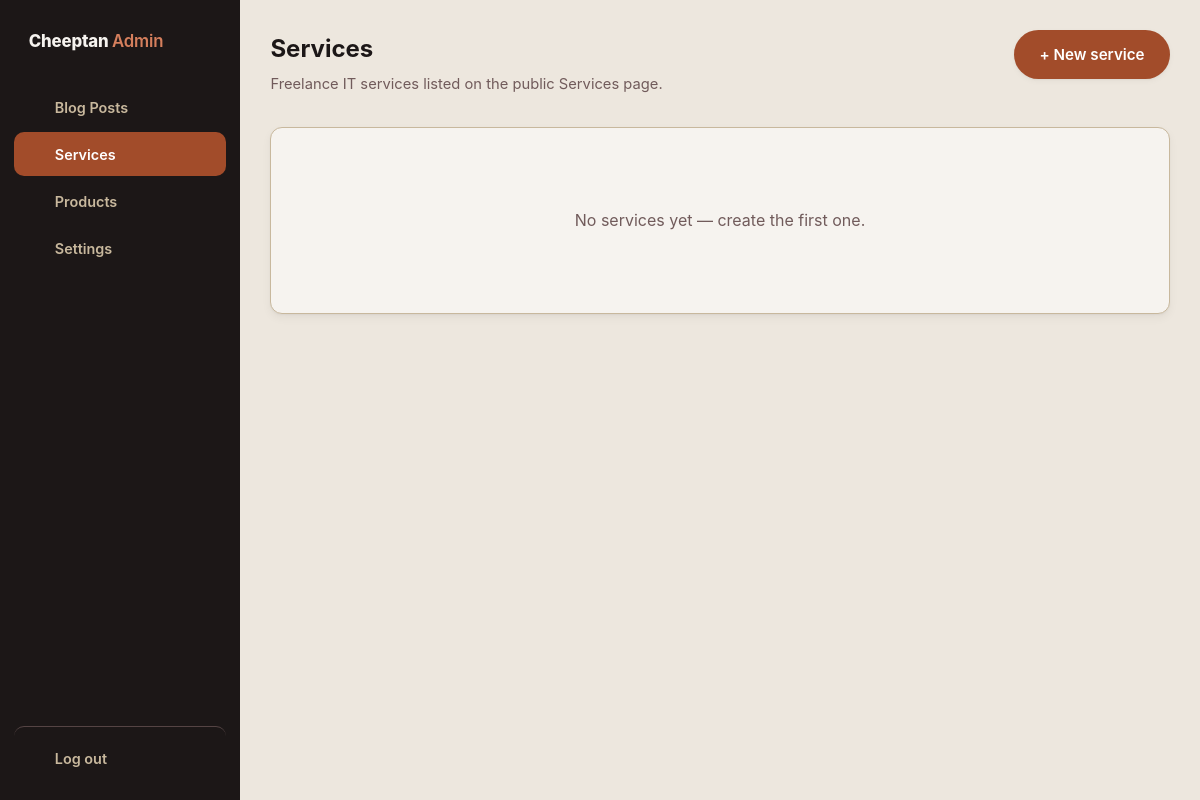
Page /admin/services.php (signed in) on the earlier database version.
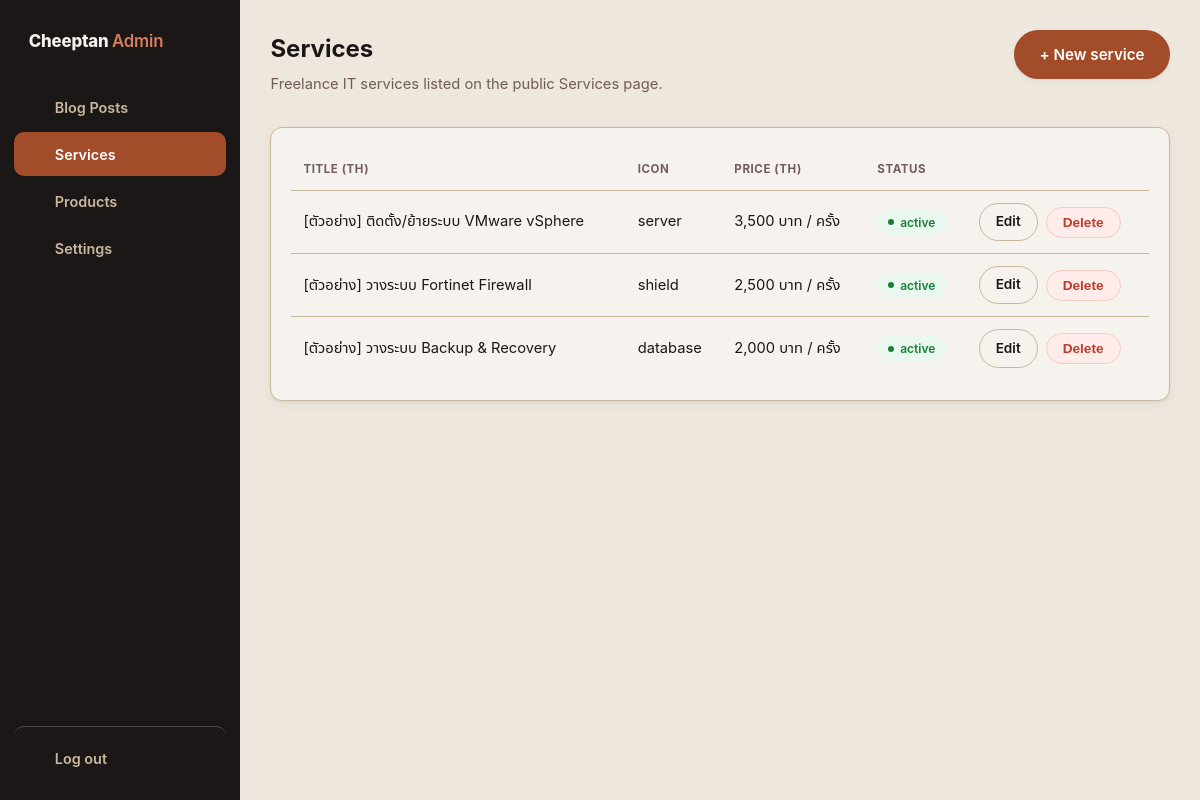
Same page on the later database version.
### tables this page shows
CREATE TABLE IF NOT EXISTS services (
    id INT UNSIGNED AUTO_INCREMENT PRIMARY KEY,
    icon VARCHAR(40) NOT NULL DEFAULT 'server',
    title_th VARCHAR(255) NOT NULL,
    title_en VARCHAR(255) NOT NULL,
    description_th TEXT NOT NULL,
    description_en TEXT NOT NULL,
    price_th VARCHAR(100) NOT NULL,
    price_en VARCHAR(100) NOT NULL,
    tags VARCHAR(255) NOT NULL DEFAULT '',
    is_active TINYINT(1) NOT NULL DEFAULT 1,
    sort_order INT NOT NULL DEFAULT 0,
    created_at TIMESTAMP NOT NULL DEFAULT CURRENT_TIMESTAMP,
    updated_at TIMESTAMP NOT NULL DEFAULT CURRENT_TIMESTAMP ON UPDATE CURRENT_TIMESTAMP
);

### includes/assets.php (called while the page is built)
<?php
function asset_v(string $rootRelativePath): string
{
    static $root = null;
    if ($root === null) {
        $root = dirname(__DIR__);
    }
    $file = $root . '/' . ltrim($rootRelativePath, '/');
    $version = @filemtime($file);
    return $version ? '?v=' . $version : '';
}

### includes/db.php (called while the page is built, shortened)
<?php
function get_db(): PDO
{
    static $pdo = null;
    if ($pdo === null) {
        $host = env_get('DB_HOST') ?: 'localhost';
        $dbname = env_get('DB_NAME') ?: 'p1_home_blog';
        $user = env_get('DB_USER') ?: 'root';
        $pass = env_get('DB_PASS') ?: '';
        $pdo = new PDO(
            "mysql:host={$host};dbname={$dbname};charset=utf8mb4",
            $user,
            $pass,
            [
                PDO::ATTR_ERRMODE => PDO::ERRMODE_EXCEPTION,
                PDO::ATTR_DEFAULT_FETCH_MODE => PDO::FETCH_ASSOC,
            ]
        );
    }
    return $pdo;
}

### admin/services.php (the view, shortened to what the changed rows need)
<?php
require __DIR__ . '/../includes/db.php';
$items = get_db()->query(
    "SELECT id, icon, title_th, price_th, is_active
     FROM services
     ORDER BY sort_order ASC, id ASC"
)->fetchAll();
$adminTitle = 'Services';
$adminActive = 'services';
require __DIR__ . '/../includes/admin-header.php';
?>
<div class="admin-card">
    <?php if (empty($items)): ?>
        <p class="admin-empty">No services yet — create the first one.</p>
    <?php else: ?>
        <table class="admin-table">
            <thead>
                <tr>
                    <th>Title (TH)</th>
                    <th>Icon</th>
                    <th>Price (TH)</th>
                    <th>Status</th>
                    <th></th>
                </tr>
            </thead>
            <tbody>
                <?php foreach ($items as $item): ?>
                    <tr>
                        <td><?= htmlspecialchars($item['title_th']) ?></td>
                        <td><?= htmlspecialchars($item['icon']) ?></td>
                        <td><?= htmlspecialchars($item['price_th']) ?></td>
                        <td>
                            <span class="admin-badge <?= $item['is_active'] ? 'published' : 'draft' ?>">
                                <?= $item['is_active'] ? 'active' : 'hidden' ?>
                            </span>
                        </td>
                        <td>
                            <div class="admin-actions">
                                <a class="btn btn-outline btn-sm" href="service-form.php?id=<?= (int) $item['id'] ?>">Edit</a>
                                <form method="post" action="service-delete.php" onsubmit="return confirm('Delete this service? This cannot be undone.');">
                                    <button type="submit" class="btn btn-danger btn-sm">Delete</button>
                                </form>
                            </div>
                        </td>
                    </tr>
                <?php endforeach; ?>
            </tbody>
        </table>
    <?php endif; ?>
</div>
<?php require __DIR__ . '/../includes/admin-footer.php'; ?>

### includes/admin-header.php (shortened to what the changed rows need)
<?php
require_once __DIR__ . '/icons.php';
require_once __DIR__ . '/assets.php';
$adminNav = [
    'posts' => ['label' => 'Blog Posts', 'href' => 'index.php', 'icon' => 'document'],
    'services' => ['label' => 'Services', 'href' => 'services.php', 'icon' => 'briefcase'],
    'products' => ['label' => 'Products', 'href' => 'products.php', 'icon' => 'tag'],
    'settings' => ['label' => 'Settings', 'href' => 'settings.php', 'icon' => 'settings'],
];
?>
<!DOCTYPE html>
<html lang="en">
<head>
    <link rel="stylesheet" href="../assets/css/style.css<?= asset_v('assets/css/style.css') ?>">
    <link rel="stylesheet" href="../assets/css/admin.css<?= asset_v('assets/css/admin.css') ?>">
</head>
<body class="admin-body">
<div class="admin-layout">
    <aside class="admin-sidebar">
        <nav class="admin-sidebar-nav">
            <?php foreach ($adminNav as $key => $item): ?>
                <a href="<?= htmlspecialchars($item['href']) ?>" class="admin-nav-link <?= $adminActive === $key ? 'is-active' : '' ?>">
                    <?= icon($item['icon']) ?>
                    <span><?= htmlspecialchars($item['label']) ?></span>
                </a>
            <?php endforeach; ?>
        </nav>
    </aside>
    <div class="admin-main">
        <header class="admin-page-header">
            <div>
                <h1 class="admin-page-title"><?= htmlspecialchars($adminTitle) ?></h1>
            </div>
        </header>
        <div class="admin-content">

### includes/icons.php
<?php
function icon(string $name): string
{
    $icons = [
        'server' => '<path d="M4 4h16v6H4z"/><path d="M4 14h16v6H4z"/><path d="M8 7h.01"/><path d="M8 17h.01"/>',
        'shield' => '<path d="M12 3l8 3v6c0 4.5-3.2 7.5-8 9-4.8-1.5-8-4.5-8-9V6z"/><path d="M9 12l2 2 4-4"/>',
        'database' => '<ellipse cx="12" cy="6" rx="8" ry="3"/><path d="M4 6v12c0 1.7 3.6 3 8 3s8-1.3 8-3V6"/><path d="M4 12c0 1.7 3.6 3 8 3s8-1.3 8-3"/>',
        'mail' => '<path d="M4 5h16v14H4z"/><path d="M4.5 5.5l7.5 7 7.5-7"/>',
        'folder' => '<path d="M3 6.5a1 1 0 0 1 1-1h5l2 2h9a1 1 0 0 1 1 1v9a1 1 0 0 1-1 1H4a1 1 0 0 1-1-1z"/>',
        'document' => '<path d="M6 2.5h8l4 4v15H6z"/><path d="M14 2.5v4h4"/><path d="M9 12h6"/><path d="M9 15.5h6"/><path d="M9 19h3"/>',
        'cart' => '<circle cx="9" cy="20" r="1.4"/><circle cx="18" cy="20" r="1.4"/><path d="M2.5 3h2.5l2.4 12.4a2 2 0 0 0 2 1.6h8.2a2 2 0 0 0 2-1.6L21 8H6"/>',
        'tag' => '<path d="M3 3h8l10 10-8 8L3 11z"/><circle cx="8" cy="8" r="1.4"/>',
        'briefcase' => '<rect x="3" y="7" width="18" height="13" rx="2"/><path d="M8 7V5a2 2 0 0 1 2-2h4a2 2 0 0 1 2 2v2"/><path d="M3 12.5h18"/>',
        'settings' => '<circle cx="12" cy="12" r="3"/><path d="M12 2v3M12 19v3M4.2 4.2l2.1 2.1M17.7 17.7l2.1 2.1M2 12h3M19 12h3M4.2 19.8l2.1-2.1M17.7 6.3l2.1-2.1"/>',
        'logout' => '<path d="M9 21H5a2 2 0 0 1-2-2V5a2 2 0 0 1 2-2h4"/><path d="M16 17l5-5-5-5"/><path d="M21 12H9"/>',
        'lock' => '<rect x="4" y="10.5" width="16" height="10" rx="2"/><path d="M7.5 10.5V7a4.5 4.5 0 0 1 9 0v3.5"/>',
    ];
    $path = $icons[$name] ?? '';
    return '<svg viewBox="0 0 24 24" fill="none" stroke="currentColor" stroke-width="1.6" stroke-linecap="round" stroke-linejoin="round" aria-hidden="true">' . $path . '</svg>';
}

Differences in the rows shown:
added services: title_th "[ตัวอย่าง] ติดตั้ง/ย้ายระบบ VMware vSphere", icon "server", price_th "3,500 บาท / ครั้ง", is_active "active"
added services: title_th "[ตัวอย่าง] วางระบบ Fortinet Firewall", icon "shield", price_th "2,500 บาท / ครั้ง", is_active "active"
added services: title_th "[ตัวอย่าง] วางระบบ Backup & Recovery", icon "database", price_th "2,000 บาท / ครั้ง", is_active "active"
Other differences:
text no longer shown: "No services yet — create the first one."
text now shown: "TITLE (TH) ICON PRICE (TH) STATUS"
